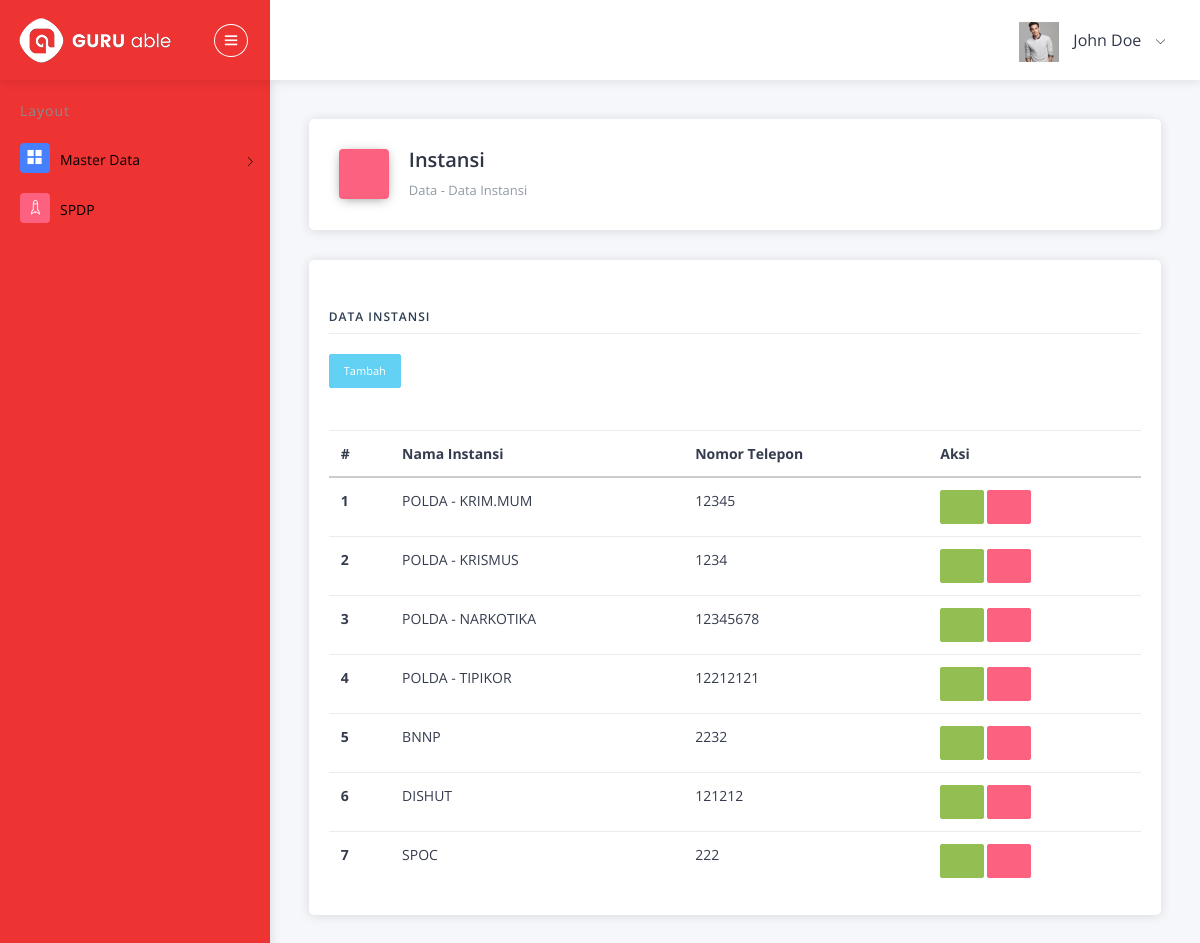
The page / on the database its author committed.
### tables this page shows
CREATE TABLE IF NOT EXISTS `instansi` (
  `id` int(5) NOT NULL AUTO_INCREMENT,
  `nama` varchar(50) NOT NULL,
  `no_hp` varchar(14) DEFAULT NULL,
  PRIMARY KEY (`id`)
);

### application/controllers/Instansi.php (called while the page is built, shortened)
<?php
class Instansi extends CI_Controller
{
    public function __construct()
    {
        $this->load->model('Instansi_model');
    }
    public function index()
    {
        $data['instansi'] = $this->Instansi_model->getAllInstansi();
        $this->load->view('template/atas');
        $this->load->view('instansi/index', $data);
        $this->load->view('template/bawah');
    }
}

### index.php (called while the page is built, shortened)
<?php
require_once BASEPATH.'core/CodeIgniter.php';

### application/models/Instansi_model.php (called while the page is built, shortened)
<?php
class Instansi_model extends CI_model
{
    public function getAllInstansi()
    {
        return $this->db->get('instansi')->result_array();
    }
}

### application/views/instansi/index.php (the view, shortened to what this page needs)
<div class="pcoded-content">
    <div class="pcoded-inner-content">
        <div class="main-body">
            <div class="page-wrapper">
                <div class="page-header card">
                    <div class="row align-items-end">
                        <div class="col-lg-8">
                            <div class="page-header-title">
                                <i class="icofont icofont icofont icofont-file-document bg-c-pink"></i>
                                <div class="d-inline">
                                    <h4>Instansi</h4>
                                    <span>Data - Data Instansi</span>
                                </div>
                            </div>
                        </div>
                        <div class="col-lg-4">
                        </div>
                    </div>
                </div>
                <div class="page-body">
                    <div class="row">
                        <div class="col-sm-12">
                            <div class="card">
                                <div class="card-header">
                                </div>
                                <div class="card-block">
                                    <h4 class="sub-title">Data Instansi</h4>
                                    <a href="<?= base_url() ?>instansi/add" class="btn btn-info btn-sm"> Tambah </a><br>
                                    <br>
                                    <br>
                                    <div class="card-block table-border-style">
                                        <div class="table-responsive">
                                            <table class="table">
                                                <thead>
                                                    <tr>
                                                        <th>#</th>
                                                        <th>Nama Instansi</th>
                                                        <th>Nomor Telepon</th>
                                                        <th>Aksi</th>
                                                    </tr>
                                                </thead>
                                                <tbody>
                                                    <?php $no = 1;
                                                    foreach ($instansi as $value) : ?>
                                                        <tr>
                                                            <th scope="row"><?= $no++ ?></th>
                                                            <td><?= $value['nama'] ?></td>
                                                            <td><?= $value['no_hp'] ?></td>
                                                            <td><a href="<?= base_url() ?>instansi/update/<?= $value['id']; ?>" class="btn btn-success btn-sm">
                                                                    <i class="icofont icofont-pencil-alt-5"></i>
                                                                </a>
                                                                <a onclick="return confirm('Yakin Hapus')" href="<?= base_url() ?>instansi/delete/<?= $value['id']; ?>" class="btn btn-danger btn-sm">
                                                                    <i class="icofont icofont-trash"></i>
                                                                </a>
                                                            </td>
                                                        </tr>
                                                    <?php endforeach ?>
                                                </tbody>
                                            </table>
                                        </div>
                                    </div>
                                </div>
                            </div>
                        </div>
                    </div>
                </div>
            </div>
        </div>
    </div>
</div>

### rows shown on the page
instansi: nama "POLDA - KRIM.MUM", no_hp "12345"
instansi: nama "POLDA - KRISMUS", no_hp "1234"
instansi: nama "POLDA - NARKOTIKA", no_hp "12345678"
instansi: nama "POLDA - TIPIKOR", no_hp "12212121"
instansi: nama "BNNP", no_hp "2232"
instansi: nama "DISHUT", no_hp "121212"
instansi: nama "SPOC", no_hp "222"
